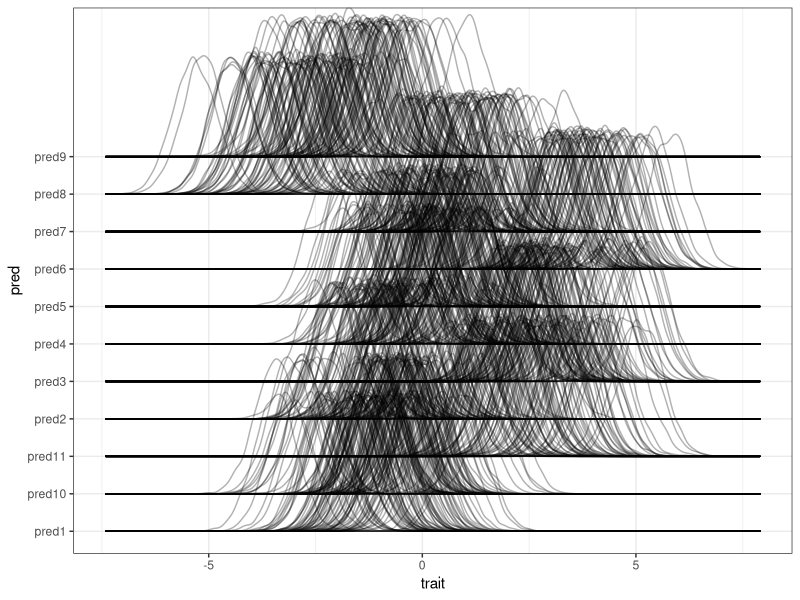
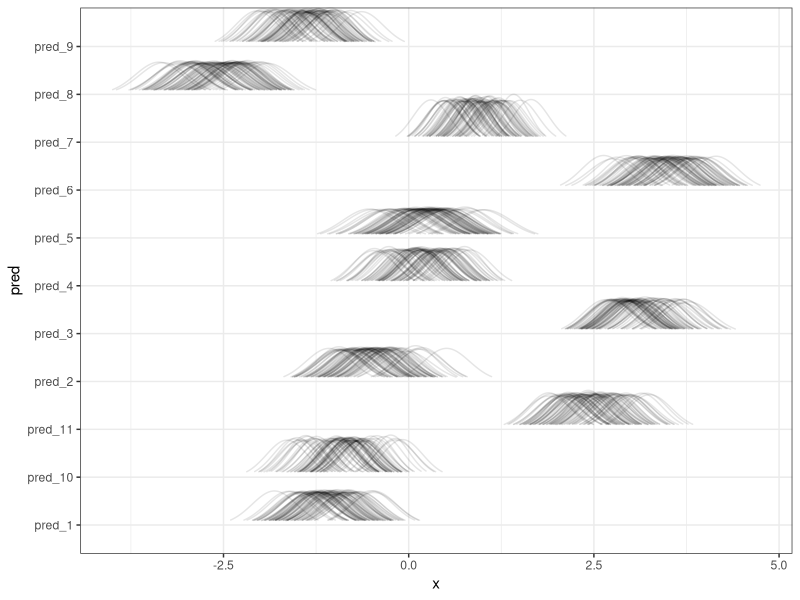
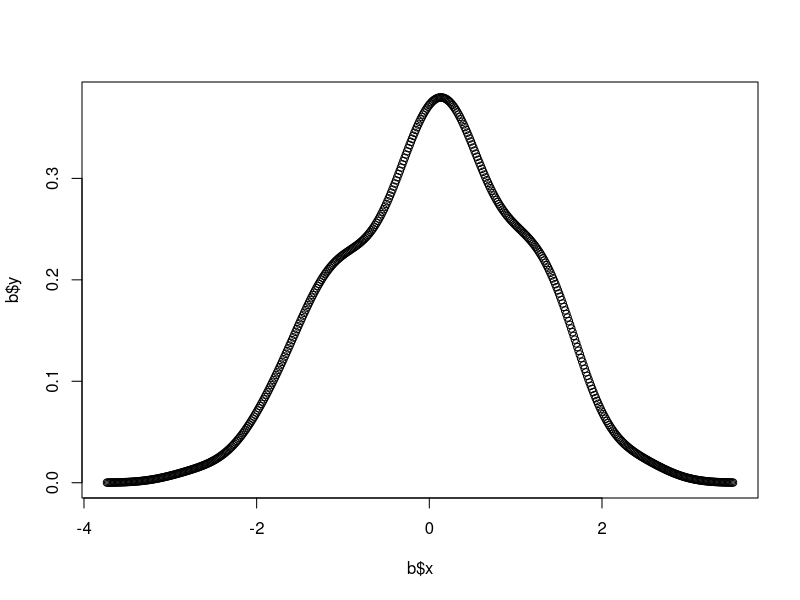

Reproduce these figures in R, in order.
## ---- chunk 1
library(knitr)
knitr::opts_chunk$set(
  collapse = TRUE,
  comment = "#>",
  message = FALSE,
  cache = FALSE,
  fig.align = "center",
  fig.show = "hold"
)
## ---- chunk 2
library(tidyverse)
library(ggridges)
library(here)
## ---- chunk 3
set.seed(123)
n_sp <- 80
n_each <- 4000
n_pred <- 11

pred_mean <- rnorm(n_pred, 0, 2)
m <- mapply(rnorm, n_sp, pred_mean)
trait <- mapply(rnorm, n_each, as.numeric(m), 0.5) |> as.numeric()

sp_m <- rep(seq_len(n_sp), n_pred)
sp <- rep(sp_m, each = n_each)
pred_m <- rep(seq_len(n_pred), each = n_sp)
pred <- rep(pred_m, each = n_each)

dummy <- tibble(trait,
  sp = paste0("sp", sp),
  pred = paste0("pred", pred)
#  density = dnorm(trait, as.numeric(m), 0.5)
)

ggplot(dummy, aes(x = trait, y = pred, gr = sp)) +
  geom_density_ridges(
    scale = 4,
    fill = NA,
    colour = rgb(0, 0, 0, 0.3)) +
  theme_bw()

## ---- chunk 4
set.seed(123)
n_sp <- 80
n_each <- 4000
n_pred <- 11
sp <- paste0("sp_", 1:n_sp)
pred <- paste0("pred_", 1:n_pred)

tmp <- expand_grid(pred, sp)
mu0 <- rnorm(n_pred, 0, 2)
mu0 <- rep(mu0, each = n_sp)

sig0 <- abs(rnorm(n_pred, 0.3, 0.03))
sig0 <- rep(sig0, each = n_sp)

dummy2 <- tmp |>
  mutate(mu = rnorm(nrow(tmp), mu0, 0.3)) |>
  mutate(sig = abs(rnorm(nrow(tmp), sig0, 0.01))) |>
  mutate(lwr = qnorm(0.025, mu, sig)) |>
  mutate(upr = qnorm(0.975, mu, sig)) |>
  mutate(x = map2(lwr, upr, seq, length = 80)) |>
  unnest(x) |>
  mutate(density = dnorm(x, mu, sig)) |>
  mutate(density = density / max(density))

ggplot(dummy2, aes(x = x, y = pred, gr = sp)) +
  geom_ridgeline(aes(height = density), fill = NA, colour = rgb(0, 0, 0, 0.1)) +
  theme_bw()

## ---- chunk 5

a <- rnorm(100)
b <- density(a)
plot(b$x, b$y)
